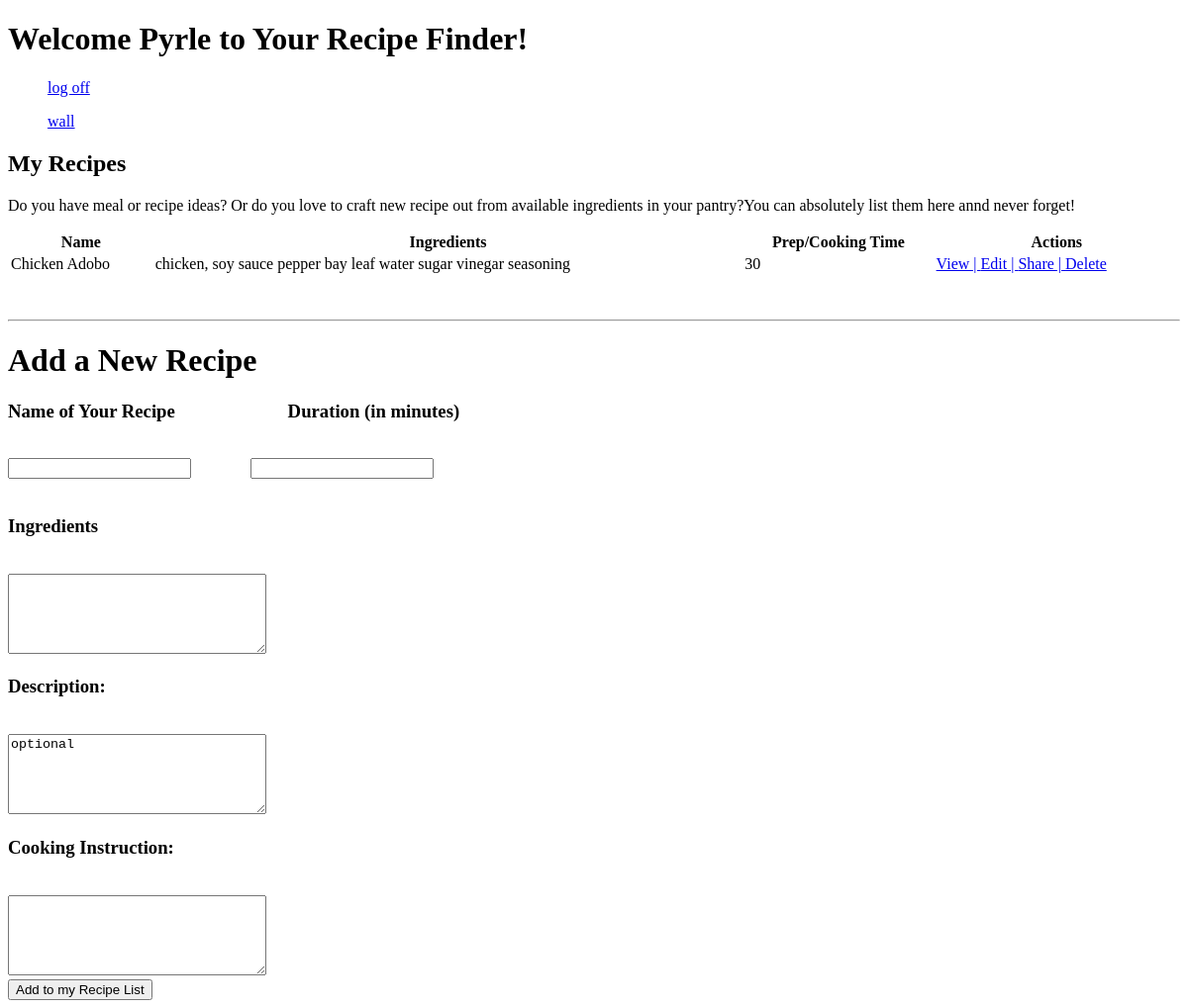
/recipes (signed in), run on an earlier commit of the app's database.
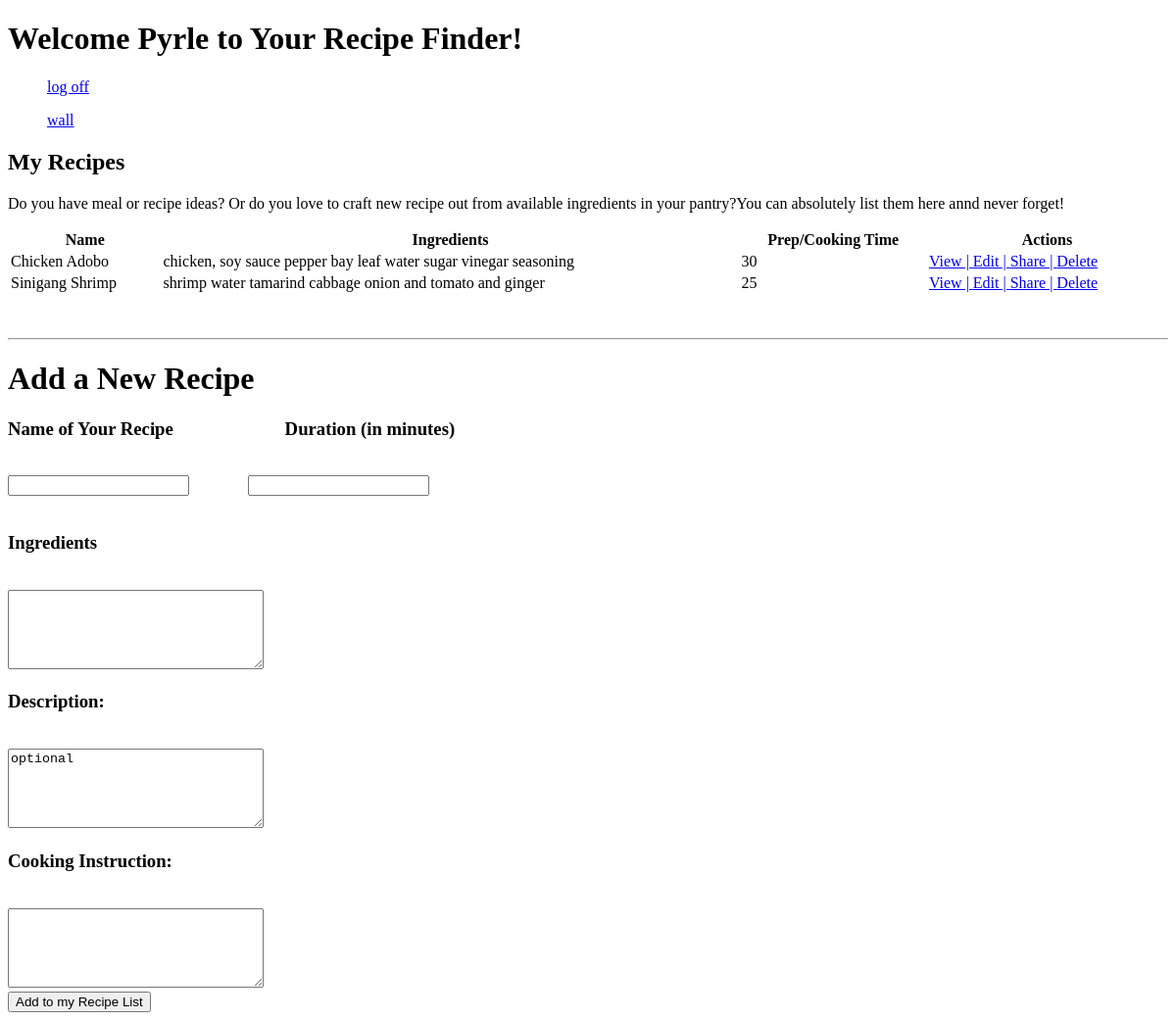
And on a later commit of the database.
### recipefinder_app/models.py (models this page shows)
class Recipe(models.Model):
  recipe_name = models.CharField(max_length=255)
  ingredients = models.CharField(max_length=255)
  cooking_instruction = models.TextField(max_length=2000)
  desc = models.TextField()
  duration = models.IntegerField()
  user = models.ForeignKey(User, related_name="recipes", on_delete=models.CASCADE)
  created_at = models.DateTimeField(auto_now_add=True, null=True)
  updated_at = models.DateTimeField(auto_now=True, null=True)
  objects = RecipeManager()

### recipefinder_app/views.py (the view)
# urls.py: path('recipes', views.recipes),
def recipes(request):
    if 'user_id' not in request.session:
        return HttpResponse("<h1>You must be <a href = '/login'>logged in</a> to get to your account</h1>")
    user = User.objects.get(id=request.session['user_id'])
    recipes = Recipe.objects.all()
    context = {
        "user": user,
        "recipes": recipes,
    }
    return render(request, 'list.html', context)

### recipefinder_app/templates/list.html (shortened to what this page needs)
<!DOCTYPE html>
<html lang="en">
<head>
</head>
<body>
    <h1>Welcome {{ user.first_name }} to Your Recipe Finder!</h1>
    <ul><a href="/logout">log off</a></ul>
    <ul><a href="/recipes/wall">wall</a></ul>
    <h2>My Recipes</h2>
    <p>Do you have meal or recipe ideas? Or do you love to craft new recipe out from available ingredients in your pantry?You can absolutely list them here annd never forget!</p>
    <table style="width:100%">
        <tr>
            <th>Name</th>
            <th>Ingredients</th>
            <th>Prep/Cooking Time</th>
            <th>Actions</th>
        </tr>
        {% for recipe in recipes %}
            {% if request.session.user_id == recipe.user.id %}
        <tr>
            <td>{{ recipe.recipe_name }}</td>
            <td>{{ recipe.ingredients }}</td>
            <td>{{ recipe.duration }}</td>
            <td><a href="/recipes/{{ recipe.id }}">View | </a>
                <a href="/recipes/{{ recipe.id }}/edit">Edit | </a>
                <a href="/recipes/{{ recipe.id }}/share">Share | </a>
                <a href="/recipes/{{ recipe.id }}/destroy">Delete</a></td>
        </tr>
        {% endif %} {% endfor %}
    </table><br><br>
    <hr>
    <h1> Add a New Recipe </h1>
    <form action="/add-recipe" method="post">
        <h3>Name of Your Recipe &emsp13; &emsp13; &emsp13; &emsp13; &emsp13; &emsp13; &emsp13; &emsp13; &emsp13; &emsp13; Duration (in minutes)</h3><br>
        <input type="text" name="recipe_name" /> &emsp13; &emsp13; &emsp13; &emsp13; &emsp13; &emsp13;
        <input type="number" name="duration"/><br><br>
        <h3>Ingredients </h3><br>
        <textarea name="ingredients" cols="30" rows="5"></textarea>
        <h3>Description: </h3><br><textarea name="desc" cols="30" rows="5">optional</textarea>
        <h3>Cooking Instruction: </h3><br><textarea name="steps" cols="30" rows="5"></textarea>
        <br>
        <button>Add to my Recipe List</button>
    </form>
</body>
</html>

What changed in the data, as far as the page shows it:
added Recipe: recipe_name "Sinigang Shrimp", ingredients "shrimp water tamarind cabbage onion and tomato and ginger", duration "25"
